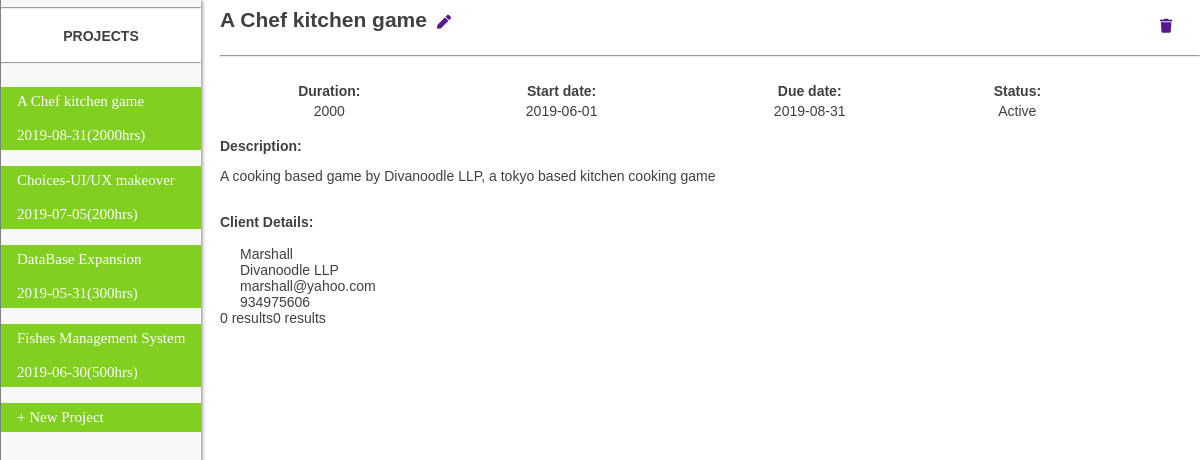
/projectshow.php?name=A Chef kitchen game, run on the app's committed database.
### tables this page shows
CREATE TABLE `project_info` (
  `name` varchar(50) NOT NULL,
  `client_name` varchar(50) NOT NULL,
  `org_name` varchar(50) NOT NULL,
  `mail` varchar(50) NOT NULL,
  `contact` varchar(50) NOT NULL,
  `status` varchar(10) NOT NULL,
  `start` date NOT NULL,
  `end` date NOT NULL,
  `est_hours` int(11) NOT NULL,
  `description` text NOT NULL
);

### projectshow.php (the view, shortened to what this page needs)
<!DOCTYPE html>
<html>
<head>
  <link rel="stylesheet" href="https://use.fontawesome.com/releases/v5.7.0/css/all.css">
  <link rel="stylesheet" type="text/css" href="projectdesign.css">
</head>
<body>
<div class="sidebar">
 <div style="background-color: #ffffff;"><hr><h4><center>PROJECTS</center> </h4><hr></div><br>
<?php
$conn = new mysqli("localhost","root","","timesheet");
$sql = "SELECT name,end,est_hours FROM project_info";
$result = $conn->query($sql);
if ($result->num_rows > 0) {
    while($row = $result->fetch_assoc()) {
    	$name=$row["name"];
    	$end=$row["end"];
    	$est=$row["est_hours"];
      echo " <button type=\"button\" id='".$name."' onClick=\"edit_click(this.id)\">".$name."<br><br>".$end."(".$est."hrs)</button><br>";
    }
}
?>
<button id="myBtn">+ New Project</button>
</div>
<div id="content" >
<?php
$conn = new mysqli("localhost","root","","timesheet");
$sql = "SELECT name FROM project_info LIMIT 1";
$result = $conn->query($sql);
$row = $result->fetch_assoc();
isset($_GET['name'])?$i=$_GET['name']:$i=$row["name"];
echo "<h2 style='display:inline; margin-top:15px;'>$i</h2><a href='' style='display:inline;'><i class=\"fas fa-pen\"></i></a><a href='' style='display:inline; float:right; width:30px;height30px;'><i class=\"fas fa-trash\"></i></a><br><br><hr><br>";
$sql = "SELECT * FROM project_info WHERE name='$i'";
$result = $conn->query($sql);
if ($result->num_rows > 0) {
    while($row = $result->fetch_assoc()) {
    	$end=$row["end"];
    	$est=$row["est_hours"];
        $client_name=$row["client_name"];
        $org_name=$row["org_name"];
        $mail=$row["mail"];
        $contact=$row["contact"];
        $status=$row["status"];
        $start=$row["start"];
        $description=$row["description"];
       echo "<table><tr><th>Duration:</th><th>Start date:</th><th>Due date:</th><th>Status:</th></tr><tr><td>$est</td><td>$start</td><td>$end</td><td>$status</td></tr></table>";
       echo "<br><div><b>Description:</b><p>$description</p></div><br>";
       echo "<b>Client Details:</b>";
       echo "<div id='cusdeet'><br>$client_name<br>$org_name<br>$mail<br>$contact</div>";
    }
} else {
    echo "0 results";
}
$sql = "SELECT task,estimated FROM assignment WHERE project_name='$i'";
$result = $conn->query($sql);
if ($result->num_rows > 0) {
      echo "<br><br><div><b>Estimation Details:</b><br><div>";
       $sum=0;
      while($row = $result->fetch_assoc()) {
        $task=$row["task"];
        $estimated=$row["estimated"];
       $sum+=$estimated;
       echo "<button class='estim'>$task($estimated hrs)</button>";
      }
      echo "</div><br><p style='color:grey; margin-left:20px; margin-top:0px'>Detailed Estimation Total:".$sum." hrs</p>";
      echo "</div><br>";
} else {
    echo "0 results";
}
$sql = "SELECT emp_name,estimated FROM assignment WHERE project_name='$i'";
$result = $conn->query($sql);
if ($result->num_rows > 0) {
      echo "<div>";
       $sum=0;
      while($row = $result->fetch_assoc()) {
        $emp_name=$row["emp_name"];
        $estimated=$row["estimated"];
       $sum+=$estimated;
       echo "<button class='estim'>$emp_name($estimated hrs)</button>";
      }
      echo "</div><br><p style='color: grey; margin-left:20px; margin-top:0px'>People Estimation Total:".$sum." hrs</p>";
} else {
    echo "0 results";
}
?>
</div>
</body>
</html>

### projectdesign.css (style rules this page uses)
.sidebar { height: 100%; width: 200px; position: fixed; z-index: 1; top: 0; left: 0px; background-color: #f7f7f7; overflow-x: hidden; margin-top: 0px; border-left: 1px solid grey; box-shadow: 1px 0px 4px rgba(0, 0, 0, .5); }
button { padding: 6px 8px 6px 16px; font-size: 15px; font-family:times new roman; display: block; border: none; border-bottom: #00cc00; color:#ffffff; outline: none; background:#81CF20; width:100%; text-align: left; cursor: pointer; }
table { border: none; width:90%; }
tr { text-align: center; }
#content { padding-left: 20px; padding-right: 20px; border:none; margin-left:192px; margin-top:0px; margin-bottom:-10px; height:595px; width:980px; }
#cusdeet { margin-left: 20px; border: 1px; }
a { margin:10px; text-decoration: none; }

### projectshow.php (style rules this page uses)
body { font-family: Arial, Helvetica, sans-serif; font-size: 14px; color:#404040; overflow-x:hidden; }

### data on the page
project_info: name "A Chef kitchen game", end "2019-08-31", est_hours "2000", start "2019-06-01", status "Active", description "A cooking based game by Divanoodle LLP, a tokyo based kitchen cooking game", client_name "Marshall", org_name "Divanoodle LLP", mail "marshall@yahoo.com", contact "934975606"
project_info: name "Choices-UI/UX makeover", end "2019-07-05", est_hours "200"
project_info: name "DataBase Expansion", end "2019-05-31", est_hours "300"
project_info: name "Fishes Management System", end "2019-06-30", est_hours "500"

### other printed values
$i "A Chef kitchen game"
